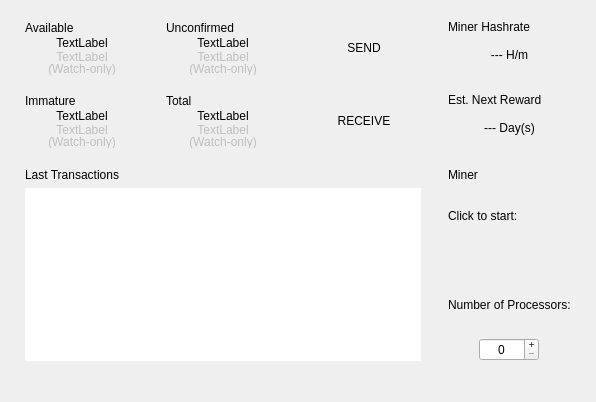
<?xml version="1.0" encoding="UTF-8"?>
<ui version="4.0">
 <class>OverviewPage</class>
 <widget class="QWidget" name="OverviewPage">
  <property name="geometry">
   <rect>
    <x>0</x>
    <y>0</y>
    <width>596</width>
    <height>402</height>
   </rect>
  </property>
  <property name="windowTitle">
   <string>Form</string>
  </property>
  <layout class="QVBoxLayout" name="topLayout">
   <property name="topMargin">
    <number>16</number>
   </property>
   <property name="bottomMargin">
    <number>16</number>
   </property>
   <property name="leftMargin">
    <number>16</number>
   </property>
   <property name="rightMargin">
    <number>16</number>
   </property>
   <item>
    <layout class="QGridLayout" name="topBoxes">
     <property name="spacing">
      <number>9</number>
     </property>
     <item row="1" column="0">
      <widget class="QWidget" name="immatureBox" native="true">
       <property name="sizePolicy">
        <sizepolicy hsizetype="Preferred" vsizetype="Minimum">
         <horstretch>0</horstretch>
         <verstretch>0</verstretch>
        </sizepolicy>
       </property>
       <property name="minimumSize">
        <size>
         <width>0</width>
         <height>64</height>
        </size>
       </property>
       <property name="maximumSize">
        <size>
         <width>16777215</width>
         <height>16777215</height>
        </size>
       </property>
       <layout class="QVBoxLayout" name="verticalLayout">
        <property name="spacing">
         <number>0</number>
        </property>
        <property name="topMargin">
         <number>4</number>
        </property>
        <property name="bottomMargin">
         <number>5</number>
        </property>
        <item>
         <layout class="QHBoxLayout" name="horizontalLayout">
          <property name="sizeConstraint">
           <enum>QLayout::SetMinimumSize</enum>
          </property>
          <item>
           <widget class="QLabel" name="immatureTitle">
            <property name="sizePolicy">
             <sizepolicy hsizetype="Preferred" vsizetype="Maximum">
              <horstretch>0</horstretch>
              <verstretch>0</verstretch>
             </sizepolicy>
            </property>
            <property name="text">
             <string>Immature</string>
            </property>
           </widget>
          </item>
          <item>
           <widget class="QPushButton" name="immatureWarn">
            <property name="sizePolicy">
             <sizepolicy hsizetype="Fixed" vsizetype="Fixed">
              <horstretch>0</horstretch>
              <verstretch>0</verstretch>
             </sizepolicy>
            </property>
            <property name="minimumSize">
             <size>
              <width>16</width>
              <height>16</height>
             </size>
            </property>
            <property name="maximumSize">
             <size>
              <width>16</width>
              <height>16</height>
             </size>
            </property>
            <property name="cursor">
             <cursorShape>PointingHandCursor</cursorShape>
            </property>
            <property name="text">
             <string/>
            </property>
            <property name="icon">
             <iconset resource="../bitcoin.qrc">
              <normaloff>:/icons/warning</normaloff>:/icons/warning</iconset>
            </property>
            <property name="autoDefault">
             <bool>false</bool>
            </property>
            <property name="default">
             <bool>false</bool>
            </property>
            <property name="flat">
             <bool>true</bool>
            </property>
           </widget>
          </item>
         </layout>
        </item>
        <item>
         <widget class="QLabel" name="labelImmature">
          <property name="text">
           <string>TextLabel</string>
          </property>
          <property name="alignment">
           <set>Qt::AlignCenter</set>
          </property>
         </widget>
        </item>
        <item>
         <widget class="QWidget" name="watchImmatureBox" native="true">
          <property name="enabled">
           <bool>false</bool>
          </property>
          <layout class="QVBoxLayout" name="verticalLayout_14">
           <property name="spacing">
            <number>0</number>
           </property>
           <property name="leftMargin">
            <number>0</number>
           </property>
           <property name="topMargin">
            <number>0</number>
           </property>
           <property name="rightMargin">
            <number>0</number>
           </property>
           <property name="bottomMargin">
            <number>0</number>
           </property>
           <item>
            <widget class="QLabel" name="labelWatchImmature">
             <property name="text">
              <string>TextLabel</string>
             </property>
             <property name="alignment">
              <set>Qt::AlignCenter</set>
             </property>
            </widget>
           </item>
           <item>
            <widget class="QLabel" name="watchOnlyImmatureText">
             <property name="text">
              <string>(Watch-only)</string>
             </property>
             <property name="alignment">
              <set>Qt::AlignCenter</set>
             </property>
            </widget>
           </item>
          </layout>
         </widget>
        </item>
       </layout>
      </widget>
     </item>
     <item row="1" column="2">
      <widget class="QWidget" name="receiveBox" native="true">
       <property name="sizePolicy">
        <sizepolicy hsizetype="Preferred" vsizetype="Minimum">
         <horstretch>0</horstretch>
         <verstretch>0</verstretch>
        </sizepolicy>
       </property>
       <property name="minimumSize">
        <size>
         <width>0</width>
         <height>64</height>
        </size>
       </property>
       <property name="maximumSize">
        <size>
         <width>16777215</width>
         <height>16777215</height>
        </size>
       </property>
       <property name="cursor">
        <cursorShape>PointingHandCursor</cursorShape>
       </property>
       <layout class="QVBoxLayout" name="verticalLayout_3">
        <item>
         <widget class="QLabel" name="receiveTitle">
          <property name="sizePolicy">
           <sizepolicy hsizetype="Preferred" vsizetype="Minimum">
            <horstretch>0</horstretch>
            <verstretch>0</verstretch>
           </sizepolicy>
          </property>
          <property name="text">
           <string>RECEIVE</string>
          </property>
          <property name="alignment">
           <set>Qt::AlignCenter</set>
          </property>
         </widget>
        </item>
       </layout>
      </widget>
     </item>
     <item row="0" column="1">
      <widget class="QWidget" name="unconfirmedBox" native="true">
       <property name="sizePolicy">
        <sizepolicy hsizetype="Preferred" vsizetype="Minimum">
         <horstretch>0</horstretch>
         <verstretch>0</verstretch>
        </sizepolicy>
       </property>
       <property name="minimumSize">
        <size>
         <width>0</width>
         <height>64</height>
        </size>
       </property>
       <property name="maximumSize">
        <size>
         <width>16777215</width>
         <height>16777215</height>
        </size>
       </property>
       <layout class="QVBoxLayout" name="verticalLayout_5">
        <property name="spacing">
         <number>0</number>
        </property>
        <property name="topMargin">
         <number>4</number>
        </property>
        <property name="bottomMargin">
         <number>5</number>
        </property>
        <item>
         <layout class="QHBoxLayout" name="horizontalLayout_3">
          <item>
           <widget class="QLabel" name="unconfirmedTitle">
            <property name="sizePolicy">
             <sizepolicy hsizetype="Preferred" vsizetype="Maximum">
              <horstretch>0</horstretch>
              <verstretch>0</verstretch>
             </sizepolicy>
            </property>
            <property name="text">
             <string>Unconfirmed</string>
            </property>
           </widget>
          </item>
          <item>
           <widget class="QPushButton" name="unconfirmedWarn">
            <property name="sizePolicy">
             <sizepolicy hsizetype="Fixed" vsizetype="Fixed">
              <horstretch>0</horstretch>
              <verstretch>0</verstretch>
             </sizepolicy>
            </property>
            <property name="minimumSize">
             <size>
              <width>16</width>
              <height>16</height>
             </size>
            </property>
            <property name="maximumSize">
             <size>
              <width>16</width>
              <height>16</height>
             </size>
            </property>
            <property name="cursor">
             <cursorShape>PointingHandCursor</cursorShape>
            </property>
            <property name="text">
             <string/>
            </property>
            <property name="icon">
             <iconset resource="../bitcoin.qrc">
              <normaloff>:/icons/warning</normaloff>:/icons/warning</iconset>
            </property>
            <property name="autoDefault">
             <bool>false</bool>
            </property>
            <property name="default">
             <bool>false</bool>
            </property>
            <property name="flat">
             <bool>true</bool>
            </property>
           </widget>
          </item>
         </layout>
        </item>
        <item>
         <widget class="QLabel" name="labelUnconfirmed">
          <property name="text">
           <string>TextLabel</string>
          </property>
          <property name="alignment">
           <set>Qt::AlignCenter</set>
          </property>
         </widget>
        </item>
        <item>
         <widget class="QWidget" name="watchUnconfirmedBox" native="true">
          <property name="enabled">
           <bool>false</bool>
          </property>
          <layout class="QVBoxLayout" name="verticalLayout_6">
           <property name="spacing">
            <number>0</number>
           </property>
           <property name="leftMargin">
            <number>0</number>
           </property>
           <property name="topMargin">
            <number>0</number>
           </property>
           <property name="rightMargin">
            <number>0</number>
           </property>
           <property name="bottomMargin">
            <number>0</number>
           </property>
           <item>
            <widget class="QLabel" name="labelWatchUnconfirmed">
             <property name="text">
              <string>TextLabel</string>
             </property>
             <property name="alignment">
              <set>Qt::AlignCenter</set>
             </property>
            </widget>
           </item>
           <item>
            <widget class="QLabel" name="watchOnlyUnconfirmedText">
             <property name="text">
              <string>(Watch-only)</string>
             </property>
             <property name="alignment">
              <set>Qt::AlignCenter</set>
             </property>
            </widget>
           </item>
          </layout>
         </widget>
        </item>
       </layout>
      </widget>
     </item>
     <item row="1" column="1">
      <widget class="QWidget" name="totalBox" native="true">
       <property name="sizePolicy">
        <sizepolicy hsizetype="Preferred" vsizetype="Minimum">
         <horstretch>0</horstretch>
         <verstretch>0</verstretch>
        </sizepolicy>
       </property>
       <property name="minimumSize">
        <size>
         <width>0</width>
         <height>64</height>
        </size>
       </property>
       <property name="maximumSize">
        <size>
         <width>16777215</width>
         <height>16777215</height>
        </size>
       </property>
       <layout class="QVBoxLayout" name="verticalLayout_4">
        <property name="spacing">
         <number>0</number>
        </property>
        <property name="topMargin">
         <number>4</number>
        </property>
        <property name="bottomMargin">
         <number>5</number>
        </property>
        <item>
         <layout class="QHBoxLayout" name="horizontalLayout_2">
          <property name="sizeConstraint">
           <enum>QLayout::SetMinimumSize</enum>
          </property>
          <item>
           <widget class="QLabel" name="totalTitle">
            <property name="sizePolicy">
             <sizepolicy hsizetype="Preferred" vsizetype="Maximum">
              <horstretch>0</horstretch>
              <verstretch>0</verstretch>
             </sizepolicy>
            </property>
            <property name="text">
             <string>Total</string>
            </property>
           </widget>
          </item>
          <item>
           <widget class="QPushButton" name="totalWarn">
            <property name="sizePolicy">
             <sizepolicy hsizetype="Fixed" vsizetype="Fixed">
              <horstretch>0</horstretch>
              <verstretch>0</verstretch>
             </sizepolicy>
            </property>
            <property name="minimumSize">
             <size>
              <width>16</width>
              <height>16</height>
             </size>
            </property>
            <property name="maximumSize">
             <size>
              <width>16</width>
              <height>16</height>
             </size>
            </property>
            <property name="cursor">
             <cursorShape>PointingHandCursor</cursorShape>
            </property>
            <property name="text">
             <string/>
            </property>
            <property name="icon">
             <iconset resource="../bitcoin.qrc">
              <normaloff>:/icons/warning</normaloff>:/icons/warning</iconset>
            </property>
            <property name="autoDefault">
             <bool>false</bool>
            </property>
            <property name="default">
             <bool>false</bool>
            </property>
            <property name="flat">
             <bool>true</bool>
            </property>
           </widget>
          </item>
         </layout>
        </item>
        <item>
         <widget class="QLabel" name="labelTotal">
          <property name="text">
           <string>TextLabel</string>
          </property>
          <property name="alignment">
           <set>Qt::AlignCenter</set>
          </property>
         </widget>
        </item>
        <item>
         <widget class="QWidget" name="watchTotalBox" native="true">
          <property name="enabled">
           <bool>false</bool>
          </property>
          <layout class="QVBoxLayout" name="verticalLayout_11">
           <property name="spacing">
            <number>0</number>
           </property>
           <property name="leftMargin">
            <number>0</number>
           </property>
           <property name="topMargin">
            <number>0</number>
           </property>
           <property name="rightMargin">
            <number>0</number>
           </property>
           <property name="bottomMargin">
            <number>0</number>
           </property>
           <item>
            <widget class="QLabel" name="labelWatchTotal">
             <property name="text">
              <string>TextLabel</string>
             </property>
             <property name="alignment">
              <set>Qt::AlignCenter</set>
             </property>
            </widget>
           </item>
           <item>
            <widget class="QLabel" name="watchOnlyTotalText">
             <property name="text">
              <string>(Watch-only)</string>
             </property>
             <property name="alignment">
              <set>Qt::AlignCenter</set>
             </property>
            </widget>
           </item>
          </layout>
         </widget>
        </item>
       </layout>
      </widget>
     </item>
     <item row="0" column="0">
      <widget class="QWidget" name="availableBox" native="true">
       <property name="sizePolicy">
        <sizepolicy hsizetype="Preferred" vsizetype="Minimum">
         <horstretch>0</horstretch>
         <verstretch>0</verstretch>
        </sizepolicy>
       </property>
       <property name="minimumSize">
        <size>
         <width>0</width>
         <height>64</height>
        </size>
       </property>
       <property name="maximumSize">
        <size>
         <width>16777215</width>
         <height>16777215</height>
        </size>
       </property>
       <layout class="QVBoxLayout" name="verticalLayout_13">
        <property name="spacing">
         <number>0</number>
        </property>
        <property name="topMargin">
         <number>4</number>
        </property>
        <property name="bottomMargin">
         <number>5</number>
        </property>
        <item>
         <layout class="QHBoxLayout" name="horizontalLayout_4">
          <property name="sizeConstraint">
           <enum>QLayout::SetMinimumSize</enum>
          </property>
          <item>
           <widget class="QLabel" name="availableTitle">
            <property name="sizePolicy">
             <sizepolicy hsizetype="Preferred" vsizetype="Maximum">
              <horstretch>0</horstretch>
              <verstretch>0</verstretch>
             </sizepolicy>
            </property>
            <property name="text">
             <string>Available</string>
            </property>
           </widget>
          </item>
          <item>
           <widget class="QPushButton" name="availableWarn">
            <property name="sizePolicy">
             <sizepolicy hsizetype="Fixed" vsizetype="Fixed">
              <horstretch>0</horstretch>
              <verstretch>0</verstretch>
             </sizepolicy>
            </property>
            <property name="minimumSize">
             <size>
              <width>16</width>
              <height>16</height>
             </size>
            </property>
            <property name="maximumSize">
             <size>
              <width>16</width>
              <height>16</height>
             </size>
            </property>
            <property name="cursor">
             <cursorShape>PointingHandCursor</cursorShape>
            </property>
            <property name="text">
             <string/>
            </property>
            <property name="icon">
             <iconset resource="../bitcoin.qrc">
              <normaloff>:/icons/warning</normaloff>:/icons/warning</iconset>
            </property>
            <property name="autoDefault">
             <bool>false</bool>
            </property>
            <property name="default">
             <bool>false</bool>
            </property>
            <property name="flat">
             <bool>true</bool>
            </property>
           </widget>
          </item>
         </layout>
        </item>
        <item>
         <widget class="QLabel" name="labelBalance">
          <property name="text">
           <string>TextLabel</string>
          </property>
          <property name="alignment">
           <set>Qt::AlignCenter</set>
          </property>
         </widget>
        </item>
        <item>
         <widget class="QWidget" name="watchAvailableBox" native="true">
          <property name="enabled">
           <bool>false</bool>
          </property>
          <layout class="QVBoxLayout" name="verticalLayout_12">
           <property name="spacing">
            <number>0</number>
           </property>
           <property name="leftMargin">
            <number>0</number>
           </property>
           <property name="topMargin">
            <number>0</number>
           </property>
           <property name="rightMargin">
            <number>0</number>
           </property>
           <property name="bottomMargin">
            <number>0</number>
           </property>
           <item>
            <widget class="QLabel" name="labelWatchAvailable">
             <property name="text">
              <string>TextLabel</string>
             </property>
             <property name="alignment">
              <set>Qt::AlignCenter</set>
             </property>
            </widget>
           </item>
           <item>
            <widget class="QLabel" name="watchOnlyAvailableText">
             <property name="text">
              <string>(Watch-only)</string>
             </property>
             <property name="alignment">
              <set>Qt::AlignCenter</set>
             </property>
            </widget>
           </item>
          </layout>
         </widget>
        </item>
       </layout>
      </widget>
     </item>
     <item row="2" column="3">
      <widget class="QWidget" name="minerBox" native="true">
       <property name="sizePolicy">
        <sizepolicy hsizetype="Preferred" vsizetype="Expanding">
         <horstretch>0</horstretch>
         <verstretch>0</verstretch>
        </sizepolicy>
       </property>
       <property name="minimumSize">
        <size>
         <width>0</width>
         <height>0</height>
        </size>
       </property>
       <property name="maximumSize">
        <size>
         <width>16777215</width>
         <height>16777215</height>
        </size>
       </property>
       <layout class="QVBoxLayout" name="verticalLayout_10">
        <property name="topMargin">
         <number>6</number>
        </property>
        <property name="bottomMargin">
         <number>5</number>
        </property>
        <item>
         <widget class="QLabel" name="minerTitle">
          <property name="sizePolicy">
           <sizepolicy hsizetype="Preferred" vsizetype="Maximum">
            <horstretch>0</horstretch>
            <verstretch>0</verstretch>
           </sizepolicy>
          </property>
          <property name="midLineWidth">
           <number>3</number>
          </property>
          <property name="text">
           <string>Miner</string>
          </property>
         </widget>
        </item>
        <item>
         <widget class="QLabel" name="labelMinerButton">
          <property name="text">
           <string>Click to start:</string>
          </property>
         </widget>
        </item>
        <item>
         <layout class="QHBoxLayout" name="horizontalLayout_6">
          <item>
           <widget class="QPushButton" name="mineButton">
            <property name="toolTip">
             <string>&lt;html&gt;&lt;head/&gt;&lt;body&gt;&lt;p&gt;Click to start/stop mining&lt;/p&gt;&lt;/body&gt;&lt;/html&gt;</string>
            </property>
            <property name="text">
             <string/>
            </property>
            <property name="icon">
             <iconset resource="../bitcoin.qrc">
              <normaloff>:/icons/miningoff</normaloff>
              <normalon>:/icons/miningon</normalon>:/icons/miningoff</iconset>
            </property>
            <property name="iconSize">
             <size>
              <width>100</width>
              <height>100</height>
             </size>
            </property>
            <property name="flat">
             <bool>true</bool>
            </property>
           </widget>
          </item>
         </layout>
        </item>
        <item>
         <widget class="QLabel" name="labelThreadNumber">
          <property name="text">
           <string>Number of Processors:</string>
          </property>
         </widget>
        </item>
        <item>
         <layout class="QHBoxLayout" name="horizontalLayout_5">
          <item>
           <widget class="QSpinBox" name="minerThreadNumber">
            <property name="sizePolicy">
             <sizepolicy hsizetype="Minimum" vsizetype="Fixed">
              <horstretch>0</horstretch>
              <verstretch>0</verstretch>
             </sizepolicy>
            </property>
            <property name="minimumSize">
             <size>
              <width>60</width>
              <height>0</height>
             </size>
            </property>
            <property name="maximumSize">
             <size>
              <width>60</width>
              <height>16777215</height>
             </size>
            </property>
            <property name="wrapping">
             <bool>false</bool>
            </property>
            <property name="frame">
             <bool>true</bool>
            </property>
            <property name="alignment">
             <set>Qt::AlignCenter</set>
            </property>
            <property name="buttonSymbols">
             <enum>QAbstractSpinBox::PlusMinus</enum>
            </property>
           </widget>
          </item>
         </layout>
        </item>
       </layout>
      </widget>
     </item>
     <item row="1" column="3">
      <widget class="QWidget" name="minerStateBox" native="true">
       <property name="sizePolicy">
        <sizepolicy hsizetype="Preferred" vsizetype="Minimum">
         <horstretch>0</horstretch>
         <verstretch>0</verstretch>
        </sizepolicy>
       </property>
       <property name="minimumSize">
        <size>
         <width>0</width>
         <height>64</height>
        </size>
       </property>
       <property name="maximumSize">
        <size>
         <width>16777215</width>
         <height>16777215</height>
        </size>
       </property>
       <layout class="QVBoxLayout" name="verticalLayout_7">
        <property name="spacing">
         <number>0</number>
        </property>
        <property name="topMargin">
         <number>4</number>
        </property>
        <property name="bottomMargin">
         <number>5</number>
        </property>
        <item>
         <widget class="QLabel" name="estNextRewardTitle">
          <property name="sizePolicy">
           <sizepolicy hsizetype="Preferred" vsizetype="Maximum">
            <horstretch>0</horstretch>
            <verstretch>0</verstretch>
           </sizepolicy>
          </property>
          <property name="text">
           <string>Est. Next Reward</string>
          </property>
          <property name="alignment">
           <set>Qt::AlignLeading|Qt::AlignLeft|Qt::AlignTop</set>
          </property>
         </widget>
        </item>
        <item>
         <widget class="QLabel" name="labelEstNextReward">
          <property name="text">
           <string>--- Day(s)</string>
          </property>
          <property name="alignment">
           <set>Qt::AlignCenter</set>
          </property>
         </widget>
        </item>
       </layout>
      </widget>
     </item>
     <item row="0" column="3">
      <widget class="QWidget" name="minerHashBox" native="true">
       <property name="sizePolicy">
        <sizepolicy hsizetype="Preferred" vsizetype="Minimum">
         <horstretch>0</horstretch>
         <verstretch>0</verstretch>
        </sizepolicy>
       </property>
       <property name="minimumSize">
        <size>
         <width>0</width>
         <height>64</height>
        </size>
       </property>
       <property name="maximumSize">
        <size>
         <width>16777215</width>
         <height>16777215</height>
        </size>
       </property>
       <layout class="QVBoxLayout" name="verticalLayout_8">
        <property name="spacing">
         <number>0</number>
        </property>
        <property name="topMargin">
         <number>4</number>
        </property>
        <property name="bottomMargin">
         <number>5</number>
        </property>
        <item>
         <widget class="QLabel" name="minerHashTitle">
          <property name="sizePolicy">
           <sizepolicy hsizetype="Preferred" vsizetype="Maximum">
            <horstretch>0</horstretch>
            <verstretch>0</verstretch>
           </sizepolicy>
          </property>
          <property name="text">
           <string>Miner Hashrate</string>
          </property>
          <property name="alignment">
           <set>Qt::AlignLeading|Qt::AlignLeft|Qt::AlignTop</set>
          </property>
         </widget>
        </item>
        <item>
         <widget class="QLabel" name="labelMinerHashrate">
          <property name="text">
           <string>--- H/m</string>
          </property>
          <property name="alignment">
           <set>Qt::AlignCenter</set>
          </property>
         </widget>
        </item>
       </layout>
      </widget>
     </item>
     <item row="2" column="0" colspan="3">
      <widget class="QWidget" name="lastTransactionsBox" native="true">
       <property name="sizePolicy">
        <sizepolicy hsizetype="Preferred" vsizetype="Expanding">
         <horstretch>0</horstretch>
         <verstretch>0</verstretch>
        </sizepolicy>
       </property>
       <layout class="QVBoxLayout" name="verticalLayout_9">
        <property name="topMargin">
         <number>6</number>
        </property>
        <property name="bottomMargin">
         <number>5</number>
        </property>
        <item>
         <widget class="QLabel" name="lastTransactionsTitle">
          <property name="sizePolicy">
           <sizepolicy hsizetype="Preferred" vsizetype="Maximum">
            <horstretch>0</horstretch>
            <verstretch>0</verstretch>
           </sizepolicy>
          </property>
          <property name="midLineWidth">
           <number>3</number>
          </property>
          <property name="text">
           <string>Last Transactions</string>
          </property>
         </widget>
        </item>
        <item>
         <widget class="QListView" name="lastTransactionsContent">
          <property name="frameShape">
           <enum>QFrame::NoFrame</enum>
          </property>
          <property name="verticalScrollBarPolicy">
           <enum>Qt::ScrollBarAlwaysOff</enum>
          </property>
          <property name="horizontalScrollBarPolicy">
           <enum>Qt::ScrollBarAlwaysOff</enum>
          </property>
          <property name="selectionMode">
           <enum>QAbstractItemView::NoSelection</enum>
          </property>
         </widget>
        </item>
       </layout>
      </widget>
     </item>
     <item row="0" column="2">
      <widget class="QWidget" name="sendBox" native="true">
       <property name="sizePolicy">
        <sizepolicy hsizetype="Preferred" vsizetype="Minimum">
         <horstretch>0</horstretch>
         <verstretch>0</verstretch>
        </sizepolicy>
       </property>
       <property name="minimumSize">
        <size>
         <width>0</width>
         <height>64</height>
        </size>
       </property>
       <property name="maximumSize">
        <size>
         <width>16777215</width>
         <height>16777215</height>
        </size>
       </property>
       <property name="cursor">
        <cursorShape>PointingHandCursor</cursorShape>
       </property>
       <layout class="QVBoxLayout" name="verticalLayout_2">
        <item>
         <widget class="QLabel" name="sendTitle">
          <property name="sizePolicy">
           <sizepolicy hsizetype="Preferred" vsizetype="Minimum">
            <horstretch>0</horstretch>
            <verstretch>0</verstretch>
           </sizepolicy>
          </property>
          <property name="text">
           <string>SEND</string>
          </property>
          <property name="alignment">
           <set>Qt::AlignCenter</set>
          </property>
         </widget>
        </item>
       </layout>
      </widget>
     </item>
    </layout>
   </item>
   <item>
    <widget class="QLabel" name="labelAlerts">
     <property name="visible">
      <bool>false</bool>
     </property>
     <property name="wordWrap">
      <bool>true</bool>
     </property>
     <property name="margin">
      <number>3</number>
     </property>
     <property name="textInteractionFlags">
      <set>Qt::TextSelectableByMouse</set>
     </property>
    </widget>
   </item>
  </layout>
 </widget>
 <resources>
  <include location="../bitcoin.qrc"/>
 </resources>
 <connections/>
</ui>
